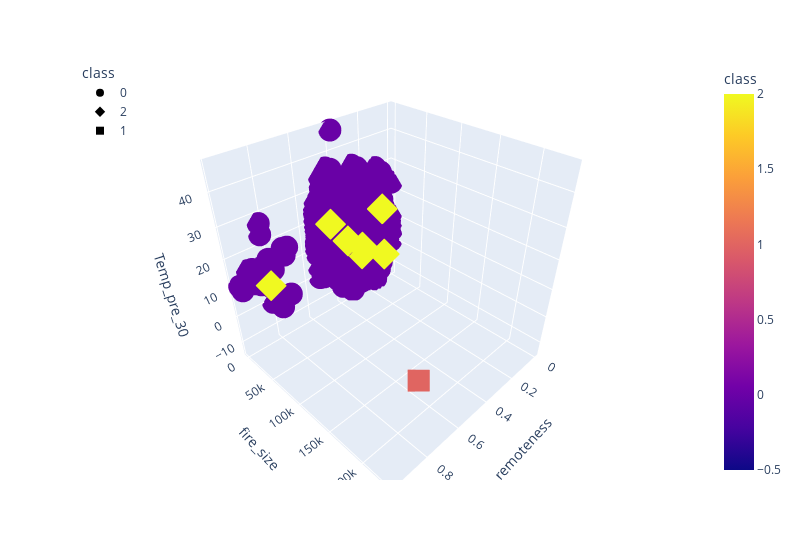

Notebook source saved alongside this figure:
### Code cell
# Plotting the clusters with three features
fig = px.scatter_3d(df_ana, x="remoteness", y="fire_size", z='Temp_pre_30', color="class", symbol="class", width=800)
fig.update_layout(legend=dict(x=0,y=1))
fig.show()

### Figure 1 — Plotly figure (JSON) as saved in the notebook; plotly's stock layout.template omitted (floating-point values rounded to 4 significant figures; data arrays with more than 128 entries replaced by an {"elided": "..."} marker saying what was removed)
{"data": [{"hovertemplate": "class=%{marker.color}<br>remoteness=%{x}<br>fire_size=%{y}<br>Temp_pre_30=%{z}<extra></extra>", "legendgroup": "0", "marker": {"color": {"elided": "2726 int values"}, "coloraxis": "coloraxis", "symbol": "circle"}, "mode": "markers", "name": "0", "scene": "scene", "showlegend": true, "type": "scatter3d", "x": {"elided": "2726 float values"}, "y": {"elided": "2726 float values"}, "z": {"elided": "2726 float values"}}, {"hovertemplate": "class=%{marker.color}<br>remoteness=%{x}<br>fire_size=%{y}<br>Temp_pre_30=%{z}<extra></extra>", "legendgroup": "2", "marker": {"color": [2, 2, 2, 2, 2, 2, 2], "coloraxis": "coloraxis", "symbol": "diamond"}, "mode": "markers", "name": "2", "scene": "scene", "showlegend": true, "type": "scatter3d", "x": [0.334, 0.8918, 0.4059, 0.3204, 0.484, 0.3164, 0.5213], "y": [67008, 33360.0, 82440, 24000, 45300, 23827, 27350.0], "z": [11.55, 13.27, 30.21, 6.022, 17.85, 8.493, 22.49]}, {"hovertemplate": "class=%{marker.color}<br>remoteness=%{x}<br>fire_size=%{y}<br>Temp_pre_30=%{z}<extra></extra>", "legendgroup": "1", "marker": {"color": [1], "coloraxis": "coloraxis", "symbol": "square"}, "mode": "markers", "name": "1", "scene": "scene", "showlegend": true, "type": "scatter3d", "x": [0.8395], "y": [231800.0], "z": [13.06]}], "layout": {"coloraxis": {"colorbar": {"title": {"text": "class"}}, "colorscale": [[0, "#0d0887"], [0.1111, "#46039f"], [0.2222, "#7201a8"], [0.3333, "#9c179e"], [0.4444, "#bd3786"], [0.5556, "#d8576b"], [0.6667, "#ed7953"], [0.7778, "#fb9f3a"], [0.8889, "#fdca26"], [1, "#f0f921"]]}, "legend": {"title": {"text": "class"}, "tracegroupgap": 0, "x": 0, "y": 1}, "margin": {"t": 60}, "scene": {"domain": {"x": [0, 1], "y": [0, 1]}, "xaxis": {"title": {"text": "remoteness"}}, "yaxis": {"title": {"text": "fire_size"}}, "zaxis": {"title": {"text": "Temp_pre_30"}}}, "width": 800}}
